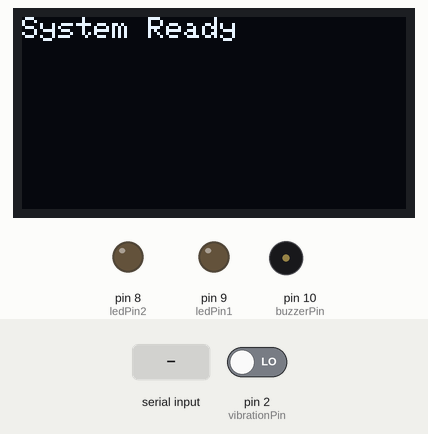
Simulated run of this sketch. Board: Arduino Uno, built with avr-gcc and run on an emulated ATmega328P. Shown: 128×64 one-colour display, output pins drawn as LEDs (lit = HIGH), buzzer (waves = sounding, pin HIGH). The inputs (shaded band) are chosen by the test bench; at power-on: pin 2 (vibrationPin) LOW.

Above: at 1.2 s.
1.3 s: "H" received over Serial
At 1.9 s:
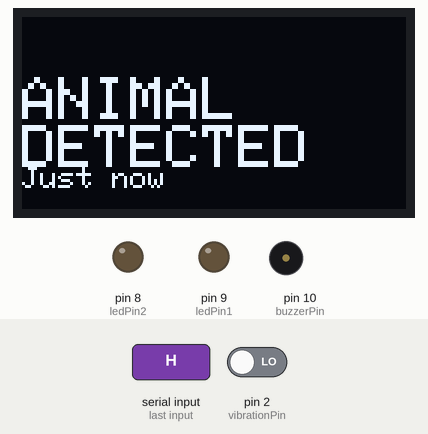
4.0 s: pin 2 (vibrationPin) driven HIGH
At 4.5 s:
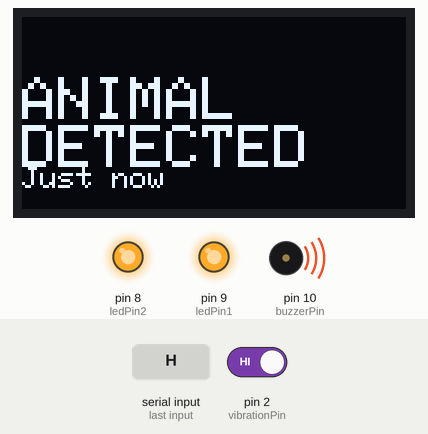
Timing chart, 0 to 7.0 s (numbered marks = the images above; inputs shaded):
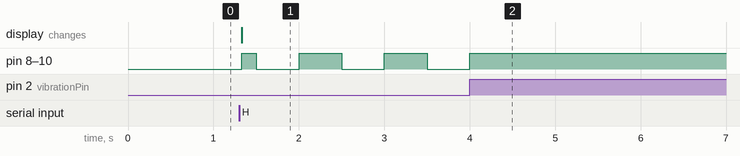

Measured:
- after the input at 1.3 s, pin 8 (ledPin2), pin 9 (ledPin1), pin 10 (buzzerPin): LOW → HIGH at once, then repeats every 1.0 s: LOW 0.50 s, HIGH 0.50 s; the display: changes at once (image 1)
- after the input at 4.0 s, pin 8 (ledPin2), pin 9 (ledPin1), pin 10 (buzzerPin): goes on until 4.0 s, then stays HIGH

The sketch:

animal_detect.ino
```cpp
#include <Wire.h>
#include <Adafruit_SSD1306.h>
#include <Adafruit_GFX.h>

#define SCREEN_WIDTH 128
#define SCREEN_HEIGHT 64
#define OLED_RESET -1
Adafruit_SSD1306 display(SCREEN_WIDTH, SCREEN_HEIGHT, &Wire, OLED_RESET);

// Pins
const int ledPin1 = 9;       // First LED
const int ledPin2 = 8;       // Second LED
const int buzzerPin = 10;
const int vibrationPin = 2;

// Alert states
bool elephantDetected = false;
bool postDetectionActive = false;
unsigned long detectionStartTime = 0;
unsigned long postDetectionStartTime = 0;
const long blinkInterval = 500;
const long alertDuration = 5000;

void setup() {
  // Initialize pins
  pinMode(ledPin1, OUTPUT);
  pinMode(ledPin2, OUTPUT);
  pinMode(buzzerPin, OUTPUT);
  pinMode(vibrationPin, INPUT);

  // Initialize display
  if(!display.begin(SSD1306_SWITCHCAPVCC, 0x3C)) {
    while(1); // Halt if display fails
  }
  display.clearDisplay();
  display.setTextSize(1);
  display.setTextColor(WHITE);
  display.setCursor(0,0);
  display.println("System Ready");
  display.display();

  Serial.begin(9600);
}

void loop() {
  unsigned long currentMillis = millis();
  int vibrationState = digitalRead(vibrationPin);

  // Handle serial commands
  if (Serial.available() > 0) {
    char command = Serial.read();
    if (command == 'H' && !elephantDetected) {
      elephantDetected = true;
      detectionStartTime = currentMillis;
      postDetectionActive = false;
      showAlertMessage();
    } else if (command == 'L' && elephantDetected) {
      elephantDetected = false;
      postDetectionActive = true;
      postDetectionStartTime = currentMillis;
    }
  }

  // Vibration override
  if (vibrationState == HIGH) {
    digitalWrite(ledPin1, HIGH);
    digitalWrite(ledPin2, HIGH);
    digitalWrite(buzzerPin, HIGH);
    showAlertMessage();
    return;
  }

  // Elephant alert logic
  if (elephantDetected) {
    if (currentMillis - detectionStartTime <= alertDuration) {
      // Blinking phase
      if ((currentMillis / blinkInterval) % 2 == 0) {
        digitalWrite(ledPin1, HIGH);
        digitalWrite(ledPin2, HIGH);
        digitalWrite(buzzerPin, HIGH);
      } else {
        digitalWrite(ledPin1, LOW);
        digitalWrite(ledPin2, LOW);
        digitalWrite(buzzerPin, LOW);
      }
    } else {
      // Solid phase
      digitalWrite(ledPin1, HIGH);
      digitalWrite(ledPin2, HIGH);
      digitalWrite(buzzerPin, HIGH);
    }
  }
  else if (postDetectionActive) {
    if (currentMillis - postDetectionStartTime <= alertDuration) {
      // Post-detection blinking
      if ((currentMillis / blinkInterval) % 2 == 0) {
        digitalWrite(ledPin1, HIGH);
        digitalWrite(ledPin2, HIGH);
        digitalWrite(buzzerPin, HIGH);
      } else {
        digitalWrite(ledPin1, LOW);
        digitalWrite(ledPin2, LOW);
        digitalWrite(buzzerPin, LOW);
      }
    } else {
      postDetectionActive = false;
      allOff();
      showStandbyMessage();
    }
  }
  else {
    allOff();
  }
}

void allOff() {
  digitalWrite(ledPin1, LOW);
  digitalWrite(ledPin2, LOW);
  digitalWrite(buzzerPin, LOW);
}

void showAlertMessage() {
  display.clearDisplay();
  display.setTextSize(2);
  display.setCursor(0,20);
  display.println("ANIMAL");
  display.println("DETECTED");
  display.setTextSize(1);
  display.setCursor(0,50);
  display.println("Just now");
  display.display();
}

void showStandbyMessage() {
  display.clearDisplay();
  display.setTextSize(1);
  display.setCursor(0,0);
  display.println("Elephant Alert System");
  display.println("---------------------");
  display.println("Monitoring...");
  display.display();
}
```
